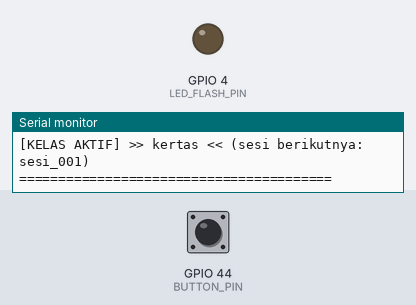
The program below on a simulated Seeed XIAO ESP32-S3. On the bench: output pins drawn as LEDs (lit = HIGH), the last lines printed to the serial monitor. The test bench sets the inputs (shaded band); at power-on: GPIO 44 (BUTTON_PIN) HIGH. Storage starts empty; the camera gives no picture.

Above: at 4.8 s.
4.9 s: GPIO 44 (BUTTON_PIN) pulled LOW for 0.15 s
At 6.2 s:
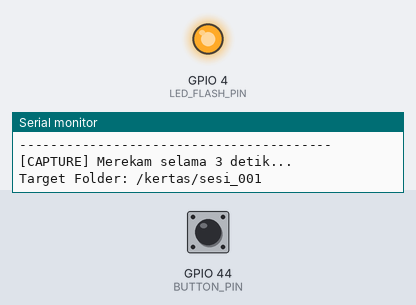
11.0 s: GPIO 44 (BUTTON_PIN) pulled LOW for 1 s
At 14.8 s:
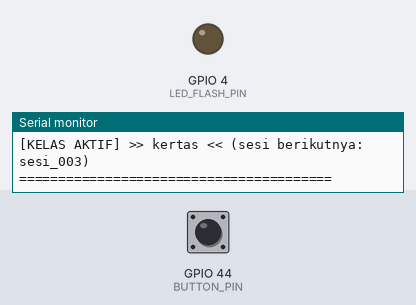
15.5 s: GPIO 44 (BUTTON_PIN) driven LOW
At 16.6 s:
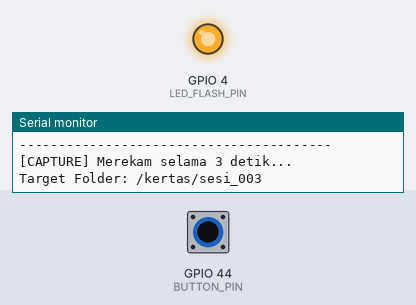
Timing chart, 0 to 20.0 s (numbered marks = the images above; inputs shaded):
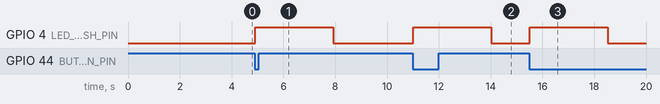

Measured:
- after the input at 4.9 s, GPIO 4 (LED_FLASH_PIN): LOW → HIGH at once, → LOW 3.0 s later
- after the input at 11.0 s, GPIO 4 (LED_FLASH_PIN): LOW → HIGH at once, → LOW 3.0 s later
- after the input at 15.5 s, GPIO 4 (LED_FLASH_PIN): LOW → HIGH at once, → LOW 3.0 s later

The program:

main.cpp
```cpp
/*
 * ============================================================
 * DIAGNOSTIK KAMERA XIAO ESP32S3 Sense
 * Tujuan: Mencari tahu kenapa esp_camera_fb_get() return NULL
 * ============================================================
 */

#include <Arduino.h>
#include "esp_camera.h"

#include "SD.h"
#include "FS.h"
#include "SPIFFS.h"

// ============================================================
// KONFIGURASI PIN KAMERA OV2640 — XIAO ESP32S3 Sense
// ============================================================
#define PWDN_GPIO_NUM    -1
#define RESET_GPIO_NUM   -1
#define XCLK_GPIO_NUM    10
#define SIOD_GPIO_NUM    40
#define SIOC_GPIO_NUM    39
#define Y9_GPIO_NUM      48
#define Y8_GPIO_NUM      11
#define Y7_GPIO_NUM      12
#define Y6_GPIO_NUM      14
#define Y5_GPIO_NUM      16
#define Y4_GPIO_NUM      18
#define Y3_GPIO_NUM      17
#define Y2_GPIO_NUM      15
#define VSYNC_GPIO_NUM   38
#define HREF_GPIO_NUM    47
#define PCLK_GPIO_NUM    13

// ============================================================
// KONFIGURASI PIN LAINNYA
// ============================================================
#define SD_CS_PIN        21
#define BUTTON_PIN       D7
#define LED_FLASH_PIN    D3

// ============================================================
// KONFIGURASI CAPTURE
// ============================================================
#define RECORD_TIME_MS      3000
#define DEBOUNCE_DELAY_MS   1000

const char* CLASS_NAMES[] = {"kertas", "plastik", "organik"};
const int NUM_CLASSES = 3;

int kelasAktif = 0;
int sessionCounters[3] = {0, 0, 0};
bool sdReady = false;
bool cameraReady = false;
unsigned long lastButtonPress = 0;
const char* COUNTER_FILE = "/session_counters.dat";

// Forward declarations
void saveSessionCounters();
void printKelasAktif();

// ============================================================
// DIAGNOSTIK: Cek PSRAM
// ============================================================
void checkPSRAM() {
  Serial.println("\n--- DIAGNOSTIK PSRAM ---");
  if (psramFound()) {
    Serial.printf("[OK] PSRAM terdeteksi! Ukuran: %d bytes (%.1f MB)\n",
                  ESP.getPsramSize(), ESP.getPsramSize() / (1024.0 * 1024.0));
    Serial.printf("     PSRAM Terpakai: %d bytes\n", ESP.getPsramSize() - ESP.getFreePsram());
    Serial.printf("     PSRAM Tersisa : %d bytes\n", ESP.getFreePsram());
  } else {
    Serial.println("[ERROR] PSRAM TIDAK TERDETEKSI!");
    Serial.println("        Kamera membutuhkan PSRAM untuk frame buffer.");
    Serial.println("        Pastikan build_flags berisi -DBOARD_HAS_PSRAM");
  }
  Serial.printf("[INFO] Heap tersedia: %d bytes\n", ESP.getFreeHeap());
}

// ============================================================
// INIT KAMERA — Versi dengan diagnostik
// ============================================================
bool initCamera() {
  Serial.println("\n--- INIT KAMERA ---");

  camera_config_t config;
  config.ledc_channel = LEDC_CHANNEL_0;
  config.ledc_timer   = LEDC_TIMER_0;
  config.pin_d0       = Y2_GPIO_NUM;
  config.pin_d1       = Y3_GPIO_NUM;
  config.pin_d2       = Y4_GPIO_NUM;
  config.pin_d3       = Y5_GPIO_NUM;
  config.pin_d4       = Y6_GPIO_NUM;
  config.pin_d5       = Y7_GPIO_NUM;
  config.pin_d6       = Y8_GPIO_NUM;
  config.pin_d7       = Y9_GPIO_NUM;
  config.pin_xclk     = XCLK_GPIO_NUM;
  config.pin_pclk     = PCLK_GPIO_NUM;
  config.pin_vsync    = VSYNC_GPIO_NUM;
  config.pin_href     = HREF_GPIO_NUM;
  config.pin_sccb_sda = SIOD_GPIO_NUM;
  config.pin_sccb_scl = SIOC_GPIO_NUM;
  config.pin_pwdn     = PWDN_GPIO_NUM;
  config.pin_reset    = RESET_GPIO_NUM;
  config.xclk_freq_hz = 20000000;        // 20MHz standar
  config.pixel_format = PIXFORMAT_JPEG;
  config.frame_size   = FRAMESIZE_QVGA;   // 320x240 — didukung penuh oleh OV2640
  config.jpeg_quality = 12;
  config.grab_mode    = CAMERA_GRAB_WHEN_EMPTY;

  // Pilih lokasi frame buffer berdasarkan ketersediaan PSRAM
  if (psramFound()) {
    config.fb_count    = 2;
    config.fb_location = CAMERA_FB_IN_PSRAM;
    Serial.println("[INFO] Menggunakan PSRAM untuk frame buffer (2 buffer).");
  } else {
    config.fb_count    = 1;
    config.fb_location = CAMERA_FB_IN_DRAM;
    Serial.println("[WARNING] PSRAM tidak ada, menggunakan DRAM (terbatas).");
  }

  Serial.println("[INFO] Menginisialisasi kamera...");
  esp_err_t err = esp_camera_init(&config);
  if (err != ESP_OK) {
    Serial.printf("[ERROR] esp_camera_init() GAGAL! Kode: 0x%x\n", err);
    if (err == 0x105) {
      Serial.println("        -> Ini biasanya berarti kamera TIDAK TERHUBUNG secara fisik,");
      Serial.println("           atau konektor flex cable longgar/terbalik.");
    }
    return false;
  }

  Serial.println("[OK] esp_camera_init() BERHASIL!");

  // === TEST CAPTURE 1 FRAME ===
  Serial.println("\n--- TEST CAPTURE FRAME ---");
  Serial.println("[INFO] Mencoba ambil 1 frame...");

  // Buang frame pertama (sering kotor/gelap)
  camera_fb_t* fb = esp_camera_fb_get();
  if (fb) {
    Serial.printf("[OK] Frame pertama berhasil! Ukuran: %d bytes, Resolusi: %dx%d\n",
                  fb->len, fb->width, fb->height);
    esp_camera_fb_return(fb);
  } else {
    Serial.println("[ERROR] Frame pertama NULL!");
    Serial.println("        Kemungkinan penyebab:");
    Serial.println("        1. PSRAM tidak cukup / tidak aktif");
    Serial.println("        2. Konektor kamera longgar");
    Serial.println("        3. Sensor kamera rusak");
    return false;
  }

  // Coba frame kedua untuk memastikan
  delay(100);
  fb = esp_camera_fb_get();
  if (fb) {
    Serial.printf("[OK] Frame kedua berhasil! Ukuran: %d bytes\n", fb->len);
    esp_camera_fb_return(fb);
  } else {
    Serial.println("[WARNING] Frame kedua NULL. Kamera mungkin lambat.");
  }

  return true;
}

// ============================================================
// SD Card
// ============================================================
bool initSDCard() {
  Serial.println("\n--- INIT SD CARD ---");
  if (!SD.begin(SD_CS_PIN)) {
    Serial.println("[ERROR] SD card tidak terbaca!");
    return false;
  }
  uint8_t cardType = SD.cardType();
  if (cardType == CARD_NONE) {
    Serial.println("[ERROR] Tidak ada SD card terdeteksi!");
    return false;
  }
  Serial.printf("[OK] SD card OK. Tipe: %s\n",
    cardType == CARD_MMC ? "MMC" : cardType == CARD_SD ? "SD" : "SDHC");
  float freeMB = (SD.totalBytes() - SD.usedBytes()) / (1024.0 * 1024.0);
  Serial.printf("     Sisa: %.1f MB\n", freeMB);
  return true;
}

void createClassFolders() {
  for (int i = 0; i < NUM_CLASSES; i++) {
    String path = "/" + String(CLASS_NAMES[i]);
    if (!SD.exists(path)) SD.mkdir(path);
  }
}

void loadSessionCounters() {
  if (!SPIFFS.begin(true)) return;
  if (SPIFFS.exists(COUNTER_FILE)) {
    File f = SPIFFS.open(COUNTER_FILE, FILE_READ);
    if (f) {
      for (int i = 0; i < NUM_CLASSES; i++) {
        if (f.available() >= sizeof(int))
          f.read((uint8_t*)&sessionCounters[i], sizeof(int));
      }
      f.close();
    }
  }
}

void saveSessionCounters() {
  File f = SPIFFS.open(COUNTER_FILE, FILE_WRITE);
  if (f) {
    for (int i = 0; i < NUM_CLASSES; i++)
      f.write((uint8_t*)&sessionCounters[i], sizeof(int));
    f.close();
  }
}

void printKelasAktif() {
  Serial.println("========================================");
  Serial.printf("[KELAS AKTIF] >> %s << (sesi berikutnya: sesi_%03d)\n",
                CLASS_NAMES[kelasAktif], sessionCounters[kelasAktif] + 1);
  Serial.println("========================================");
}

// ============================================================
// CAPTURE 3 DETIK
// ============================================================
void captureSession3Seconds() {
  if (!sdReady || !cameraReady) {
    Serial.println("[ERROR] SD atau Kamera tidak siap!");
    return;
  }

  sessionCounters[kelasAktif]++;
  int sesiNum = sessionCounters[kelasAktif];

  char sesiFolderPath[64];
  snprintf(sesiFolderPath, sizeof(sesiFolderPath), "/%s/sesi_%03d",
           CLASS_NAMES[kelasAktif], sesiNum);

  if (!SD.mkdir(sesiFolderPath)) {
    Serial.printf("[ERROR] Gagal membuat folder '%s'!\n", sesiFolderPath);
    sessionCounters[kelasAktif]--;
    return;
  }

  Serial.println("----------------------------------------");
  Serial.printf("[CAPTURE] Merekam selama 3 detik...\n");
  Serial.printf("Target Folder: %s\n", sesiFolderPath);

  // Nyalakan LED Flash
  digitalWrite(LED_FLASH_PIN, HIGH);

  int frameCount = 0;
  int failCount = 0;
  unsigned long startTime = millis();

  while (millis() - startTime < RECORD_TIME_MS) {
    camera_fb_t* fb = esp_camera_fb_get();
    if (!fb) {
      failCount++;
      if (failCount <= 3) {
        Serial.printf("[WARNING] Frame gagal (%d)\n", failCount);
      }
      delay(100);
      continue;
    }

    frameCount++;
    char filePath[80];
    snprintf(filePath, sizeof(filePath), "%s/frame_%03d.jpg",
             sesiFolderPath, frameCount);

    File file = SD.open(filePath, FILE_WRITE);
    if (file) {
      file.write(fb->buf, fb->len);
      file.close();
    } else {
      Serial.printf("[ERROR] Gagal tulis '%s'\n", filePath);
    }

    esp_camera_fb_return(fb);
  }

  // Matikan LED Flash
  digitalWrite(LED_FLASH_PIN, LOW);

  Serial.printf("[SELESAI] %d frame OK, %d frame gagal.\n", frameCount, failCount);
  Serial.println("----------------------------------------");

  saveSessionCounters();
  float freeMB = (SD.totalBytes() - SD.usedBytes()) / (1024.0 * 1024.0);
  Serial.printf("[STORAGE] Sisa SD card: %.1f MB\n", freeMB);
  Serial.println("[INFO] Tekan tombol untuk merekam sesi berikutnya.");
  printKelasAktif();
}

void checkSerialInput() {
  if (Serial.available() > 0) {
    char input = Serial.read();
    while (Serial.available() > 0) Serial.read();
    switch (input) {
      case 'k': case 'K': kelasAktif = 0; break;
      case 'p': case 'P': kelasAktif = 1; break;
      case 'o': case 'O': kelasAktif = 2; break;
      case 'r': case 'R':
        for(int i=0; i<NUM_CLASSES; i++) sessionCounters[i] = 0;
        saveSessionCounters();
        Serial.println("\n[RESET] Counter sesi telah direset (selanjutnya mulai dari sesi_001).");
        printKelasAktif();
        return;
      case 'c': case 'C':
        Serial.println("\n[CAPTURE] Merekam sesi dari input Serial...");
        captureSession3Seconds();
        return;
      default: return;
    }
    Serial.printf("\n[GANTI KELAS] Kelas aktif: %s\n", CLASS_NAMES[kelasAktif]);
    printKelasAktif();
  }
}

// ============================================================
// SETUP
// ============================================================
void setup() {
  Serial.begin(115200);
  delay(3000); // Tunggu Serial Monitor terbuka

  pinMode(BUTTON_PIN, INPUT_PULLUP);
  pinMode(LED_FLASH_PIN, OUTPUT);
  digitalWrite(LED_FLASH_PIN, LOW);

  Serial.println("\n\n============================================");
  Serial.println("  XIAO ESP32S3 Sense — DIAGNOSTIK KAMERA");
  Serial.println("============================================");

  // 1. Cek PSRAM
  checkPSRAM();

  // 2. Init Kamera (termasuk test capture)
  cameraReady = initCamera();

  // 3. Init SD Card
  sdReady = initSDCard();
  if (sdReady) createClassFolders();

  // 4. Load counter
  loadSessionCounters();

  // 5. Status akhir
  Serial.println("\n============================================");
  Serial.printf("  Kamera : %s\n", cameraReady ? "OK" : "GAGAL");
  Serial.printf("  SD Card: %s\n", sdReady ? "OK" : "GAGAL");
  Serial.println("============================================");

  if (cameraReady && sdReady) {
    Serial.println("  SISTEM SIAP! Tekan tombol untuk merekam.");
    Serial.println("  Serial: k=kertas p=plastik o=organik");
    printKelasAktif();
  } else {
    Serial.println("  [ERROR] Sistem TIDAK SIAP. Periksa output di atas.");
  }
}

// ============================================================
// LOOP
// ============================================================
void loop() {
  checkSerialInput();

  if (digitalRead(BUTTON_PIN) == LOW) {
    unsigned long now = millis();
    if (now - lastButtonPress > DEBOUNCE_DELAY_MS) {
      lastButtonPress = now;
      captureSession3Seconds();
      while (digitalRead(BUTTON_PIN) == LOW) { delay(10); }
      lastButtonPress = millis();
    }
  }
  delay(10);
}
```
